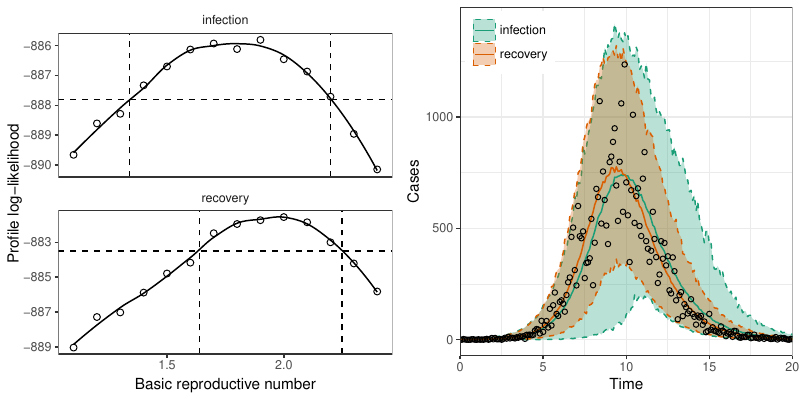

Source code (R):
library(dplyr)
library(ggplot2); theme_set(theme_bw())
library(gridExtra)

scale_colour_discrete <- function(...,palette="Dark2") scale_colour_brewer(...,palette=palette)
scale_fill_discrete <- function(...,palette="Dark2") scale_fill_brewer(...,palette=palette)

load("../data/stochastic.rda")

allpred <- allres <- allsum <- allmle <- list()

load("../analysis/fakedata_incidence.rda")

allpred$incidence <- predres
allres$incidence <- reslist
allsum$incidence <- sumlist
allmle$incidence <- mle

load("../analysis/fakedata_mortality.rda")

allpred$mortality <- predres
allres$mortality <- reslist
allsum$mortality <- sumlist
allmle$mortality <- mle

summdata <- allsum %>%
	lapply(bind_rows) %>%
	bind_rows(.id="type") %>%
	mutate(
		type=factor(type, levels=c("incidence", "mortality"), labels=c("infection", "recovery"))
	) %>%
	filter(
		R0 < 2.5
	)

horizontal <- data.frame(
	hh=c(max(predict(loess(logLik~R0, data=filter(summdata, type=="infection")))), 
		 max(predict(loess(logLik~R0, data=filter(summdata, type=="recovery")))))-qchisq(0.95, 1)/2,
	type=c("infection", "recovery")
)



g1 <- ggplot(summdata) +
	geom_smooth(aes(R0, logLik), lty=1, se=FALSE, method="loess", span=0.5, col="black", lwd=0.5) +
	geom_point(aes(R0, logLik), shape=1, size=2) +
	geom_hline(data=horizontal, aes(yintercept=hh), lty=2) +
	geom_vline(data=data.frame(type="infection"), aes(xintercept=1.34), lty=2) +
	geom_vline(data=data.frame(type="infection"), aes(xintercept=2.20), lty=2) +
	geom_vline(data=data.frame(type="recovery"), aes(xintercept=1.64), lty=2) +
	geom_vline(data=data.frame(type="recovery"), aes(xintercept=2.25), lty=2) +
	scale_x_continuous("Basic reproductive number") +
	scale_y_continuous("Profile log-likelihood") +
	facet_wrap(~type, ncol=1, scale="free_y") +
	theme(
		panel.grid = element_blank(),
		strip.background = element_blank()
	)

preddata <- allpred %>%
	lapply(function(x) {
		x %>% 
			group_by(time) %>%
			summarize(
				mean=mean(cases),
				lwr=quantile(cases, 0.025),
				upr=quantile(cases, 0.975)
			)
	}) %>%
	bind_rows(.id="type") %>%
	mutate(
		type=factor(type, levels=c("incidence", "mortality"), labels=c(" infection", " recovery"))
	)

g2 <- ggplot(preddata) +
	geom_ribbon(aes(time, ymin=lwr, ymax=upr, fill=type, col=type), alpha=0.3, lty=2) +
	geom_line(aes(time, mean, col=type)) +
	geom_point(data=fakedata, aes(time, cases), pch=1) +
	scale_x_continuous("Time", expand=c(0, 0)) +
	scale_y_continuous("Cases") +
	theme(
		legend.title = element_blank(),
		legend.position=c(0.15, 0.9)
	)

gtot <- arrangeGrob(g1, g2, nrow=1)

ggsave("compare_stochastic.pdf", gtot, width=8, height=4)
